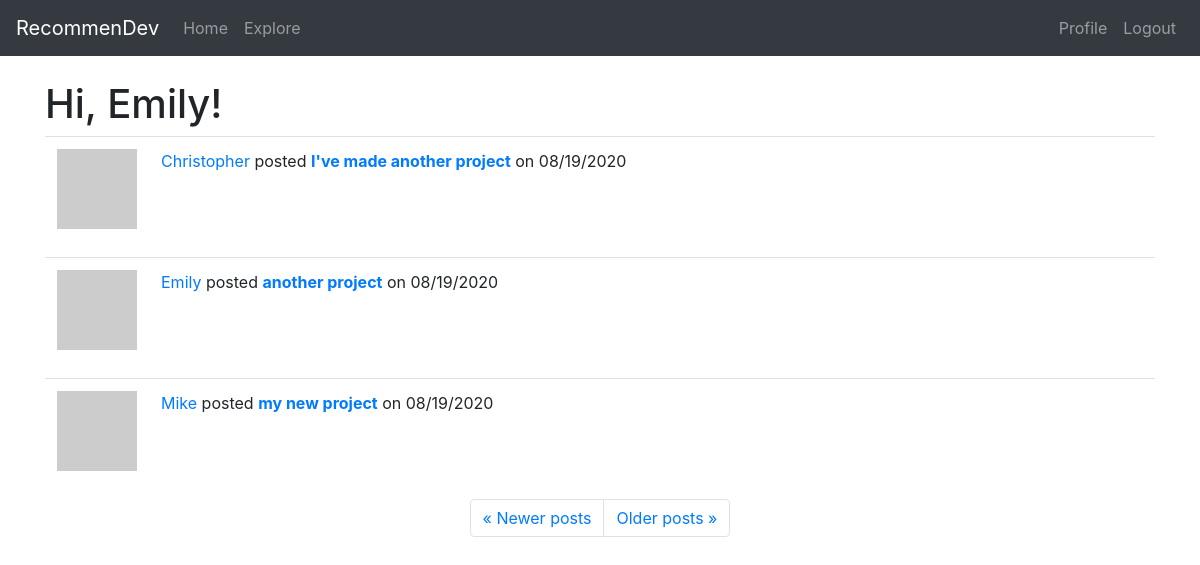
/explore?page=3 (signed in), run on the app's committed database.
### app/models.py (models this page shows, shortened)
class User(UserMixin, db.Model):
    id = db.Column(db.Integer, primary_key=True)
    username = db.Column(db.String(30), index=True, unique=True)
    email = db.Column(db.String(50), index=True, unique=True)
    password_hash = db.Column(db.String(128))
    projects = db.relationship('Project', backref='owner', lazy='dynamic')
    about_me = db.Column(db.String(140))
    last_seen = db.Column(db.DateTime, default=datetime.utcnow)
    followed = db.relationship(
        'User', secondary=followers,
        primaryjoin=(followers.c.follower_id == id),
        secondaryjoin=(followers.c.followed_id == id),
        backref=db.backref('followers', lazy='dynamic'), lazy='dynamic')
    def avatar(self, size):
        digest = md5(self.email.lower().encode('utf-8')).hexdigest()
        return 'https://www.gravatar.com/avatar/{}?d=retro&s={}'.format(digest, size)

class Project(db.Model):
    id = db.Column(db.Integer, primary_key=True)
    user_id = db.Column(db.Integer, db.ForeignKey('user.id'))
    title = db.Column(db.String(60))
    description = db.Column(db.String(150))
    timestamp = db.Column(db.DateTime, index=True, default=datetime.utcnow)
    language = db.Column(db.String(15))
    git_url = db.Column(db.String(50))
    tags = db.Column(db.String(60))

### app/routes.py (the view)
@app.route('/explore')
@login_required
def explore():
    page = request.args.get('page', 1, type=int)
    projects = Project.query.order_by(Project.timestamp.desc()).paginate(page, app.config['POSTS_PER_PAGE'], False)
    next_url = url_for('explore', page=projects.next_num) \
        if projects.has_next else None
    prev_url = url_for('explore', page=projects.prev_num) \
        if projects.has_prev else None
    return render_template('index.html', title='Explore', projects=projects.items, next_url=next_url, prev_url=prev_url)

### app/models.py (called while the page is built)
@login.user_loader
def load_user(id):
    return User.query.get(int(id))

### app/routes.py (called while the page is built)
@app.before_request
def before_request():
    if current_user.is_authenticated:
        current_user.last_seen = datetime.utcnow()
        db.session.commit()

### app/templates/index.html (shortened to what this page needs)
{% extends "base.html" %}
{% block content %}
    <h1>Hi, {{ current_user.username }}!</h1>
    {% for project in projects %}
        {% include '_project.html' %}
    {% endfor %}
    <nav aria-label="...">
        <ul class="pagination justify-content-center">
            <li class="page-item{% if not prev_url %} disabled{% endif %}">
                <a class="page-link" href="{{ prev_url or '#' }}">
                    <span aria-hidden="true">&laquo;</span> Newer posts
                </a>
            </li>
            <li class="page-item{% if not next_url %} disabled{% endif %}">
                <a class="page-link" href="{{ next_url or '#' }}">
                    Older posts <span aria-hidden="true">&raquo;</span>
                </a>
            </li>
        </ul>
    </nav>
{% endblock %}

### app/templates/_project.html (shortened to what this page needs)
<table class="table table-hover">
    <tr>
        <td width="70px">
            <a href="{{ url_for('user', username=project.owner.username) }}">
                <img src="{{ project.owner.avatar(70) }}" />
            </a>
        </td>
        <td>
            <span class="user_popup">
                <a href="{{ url_for('user', username=project.owner.username) }}">
                    {{ project.owner.username }}
                </a>
            </span>
            posted <a href="#"><b>{{ project.title }}</b></a> on {{ moment(project.timestamp).format('L') }}
            <br> {% if project.description %} {{ project.description }} {% endif %}
        </td>
    </tr>
</table>

### data on the page
User: username "Emily"
Project: owner.username "Christopher", title "I've made another project", timestamp "08/19/2020"
Project: owner.username "Emily", title "another project", timestamp "08/19/2020"
Project: owner.username "Mike", title "my new project", timestamp "08/19/2020"
